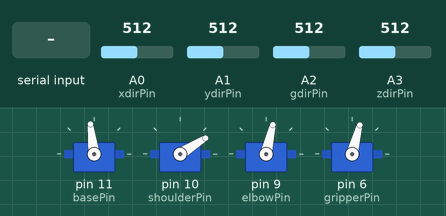
A sketch run on a simulated Arduino Uno, built with avr-gcc and run on an emulated ATmega328P. Parts: 4 × servo. The test bench sets the inputs (shaded band); at power-on: A0 (xdirPin) = 512, A2 (gdirPin) = 512, A1 (ydirPin) = 512, A3 (zdirPin) = 512.

Above: at 1.5 s.
1.6 s: A0 (xdirPin) set to 419
3.1 s: A0 (xdirPin) set to 400
At 4.09 s:
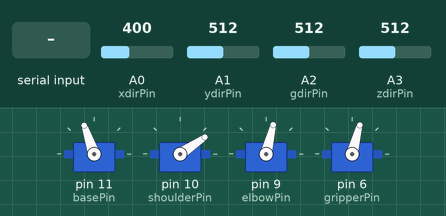
At 5.21 s:
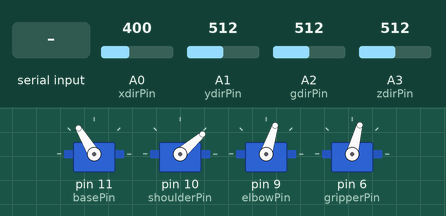
6.1 s: A2 (gdirPin) set to 911
At 7.26 s:
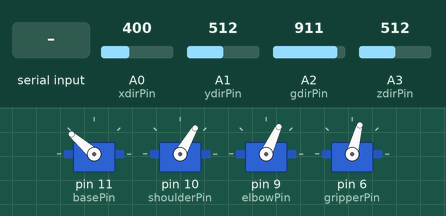
9.1 s: A2 (gdirPin) set to 936
At 9.35 s:
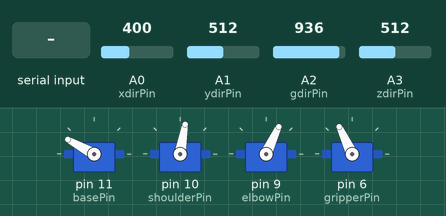
12.1 s: "l" received over Serial
15.1 s: A1 (ydirPin) set to 417
18.1 s: A1 (ydirPin) set to 393
Timing chart, 0 to 26.9 s (numbered marks = the images above; inputs shaded):
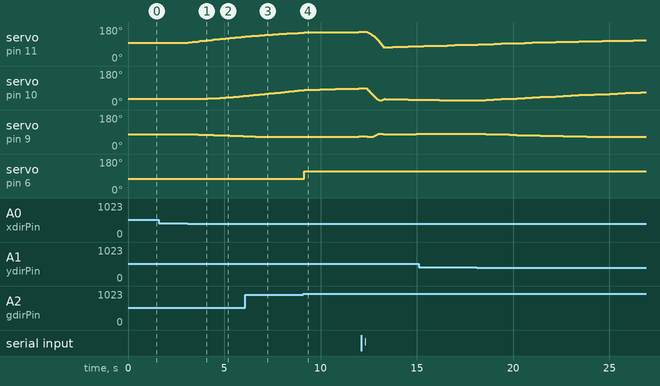

Measured:
- the behaviour switches between 410 and 409 on A0 (xdirPin) (found by bisection; images 0 and 1)
- the behaviour switches between 920 and 921 on A2 (gdirPin) (found by bisection; images 3 and 4)
- after the input at 1.6 s, every drawn part: stays the same
- after the input at 3.1 s, servo on pin 11 (basePin): moves from 97° to 130° over 3.0 s, starting at once; servo on pin 10 (shoulderPin): moves from 32° to 49° over 2.6 s, starting after 0.43 s; servo on pin 9 (elbowPin): moves from 77° to 68° over 2.4 s, starting after 0.54 s
- after the input at 9.1 s, servo on pin 6 (gripperPin): 75° → 115° after 0.05 s

The sketch:

bci.ino
```cpp
/* meArm IK joysticks - York Hackspace May 2014
 * Using inverse kinematics with joysticks
 * Uses two analogue joystcks (two pots each)
 * First stick moves gripper forwards, backwards, left and right
 * Second stick moves gripper up, down, and closes and opens.
 *
 * I used Sparkfun thumbstick breakout boards, oriented 'upside down'.
 *
 * Pins:
 * Arduino    Stick1    Stick2    Base   Shoulder  Elbow    Gripper
 *    GND       GND       GND    Brown     Brown   Brown     Brown
 *     5V       VCC       VCC      Red       Red     Red       Red
 *     A0       HOR
 *     A1       VER
 *     A2                 HOR
 *     A3                 VER
 *     11                       Yellow
 *     10                                 Yellow
 *      9                                         Yellow
 *      6                                                   Yellow
 */
#include "meArm.h"
#include <Servo.h>

int basePin = 11;
int shoulderPin = 10;
int elbowPin = 9;
int gripperPin = 6;

int xdirPin = 0;
int ydirPin = 1;
int zdirPin = 3;
int gdirPin = 2;

meArm arm;

// State variables for BCI application
int gripper = -1;
int arm_dir = -1;
int arm_moving = -1;

void setup() {
  Serial.begin(9600);
  arm.begin(basePin, shoulderPin, elbowPin, gripperPin);
}

void loop() {
  // BCI control
  if (Serial.available() > 0) {
    int action = Serial.read();

    float theta = arm.getTheta();
    float r = arm.getR();
    float z = arm.getZ();

    switch (action) {
      case 'i':
        1+1;
        break;
      case 'b':
        if (gripper == -1)
          arm.closeGripper();
        else
          arm.openGripper();
        gripper = -1 * gripper;
        break;
      case 'l':
        arm.gotoPointCylinder(theta + 0.4, r, z);
        break;
      case 'r':
        arm.gotoPointCylinder(theta - 0.2, r, z);
        break;
      case 't':
        arm.gotoPoint(arm.getX(), arm.getY(), z + 5.0 * arm_dir);
        arm_moving = 1;
        break;
      default:
        1+1;
      break;
    }

    if (action != 't' && arm_moving == 1) {
      arm_dir = -1 * arm_dir;
      arm_moving = -1;
    }
  }

  // Joystick control
  float dx = map(analogRead(xdirPin), 0, 1023, -5.0, 5.0);
  float dy = map(analogRead(ydirPin), 0, 1023, 5.0, -5.0);
  float dz = map(analogRead(zdirPin), 0, 1023, 5.0, -5.0);
  float dg = map(analogRead(gdirPin), 0, 1023, 5.0, -5.0);
  if (abs(dx) < 1.5) dx = 0;
  if (abs(dy) < 1.5) dy = 0;
  if (abs(dz) < 1.5) dz = 0;

  if (!(dx == 0 && dy == 0 && dz == 0))
    arm.goDirectlyTo(arm.getX() + dx, arm.getY() + dy, arm.getZ() + dz);

  if (dg < -3.0)
    arm.closeGripper();
  else if (dg > 3.0)
    arm.openGripper();

  delay(100);
}
```
